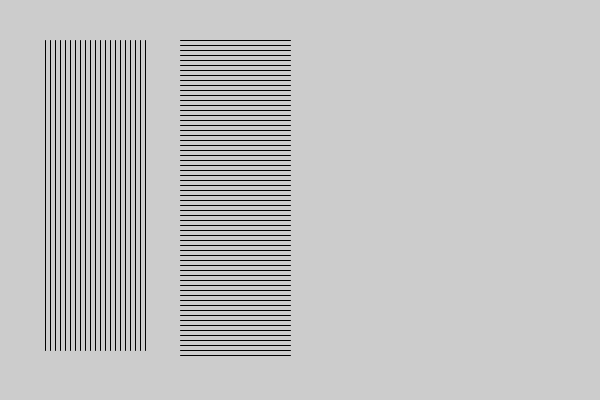
Frame 1 (no input)
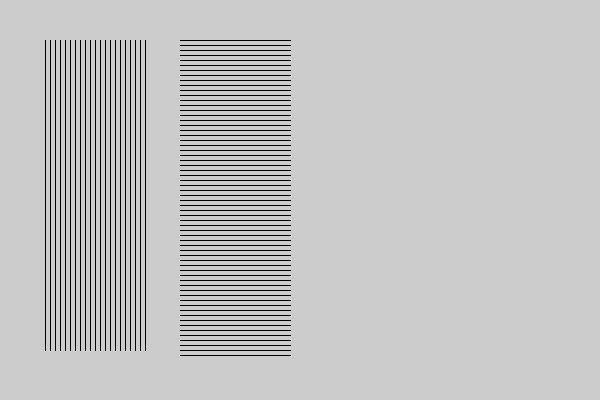
Frame 60 (the mouse pressed at the canvas centre just before this capture)
Frame 120 (the mouse held since frame 60 and released just before this capture): identical to frame 60, image omitted

The Processing sketch that drew these frames (run headless with seeded random() and noise(); from frame 60 on, the mouse is pressed at the canvas centre):

// Processing sketch: sketch_150911b
// ── sketch_150911b.pde
void setup() {
  size(600, 400);
  //noLoop();  // draw() will not loop
}

void draw() {
  
  int a = 45;
  while (a < 150) {
    line(a, 40, a, 350); 
    a = a + 5;
  }
  
  int b = 40;
  while (b < 360) {
    line(180, b, 290, b); 
    b = b + 5;
  }
  
  int c = 310;
  int d = 44;
  int e = 314;
  int f = 40;
  
  /*for (d = 44; d < 600; d += 5) {
    if (d < 360){
      line(c, d, e, f);
    }
    if (e < 420){
      e = e + 5;
    } else {
      e = 419;
      f = f + 5;
    }
  }/*

  
  /*for (d = 44; d < 360; d += 5) {
    if (e < 420){
      line(c, d, e, f);
      e = e + 5;
    } else if (e > 420){
      line(c, d, 420, f);
    }
  }*/
  
    /*line(c, d, e, f); 
    d = d + 5;
    e = e + 5;
  
  if (d > 360){
    d = 360;
    c = c + 5;
  }*/
  /*if (a > 350){
    a = 350;
    f = f + 5;
  }*/
  
}

/*void mousePressed() {
  loop();  // Holding down the mouse activates looping
}

void mouseReleased() {
  noLoop();  // Releasing the mouse stops looping draw()
}*/
